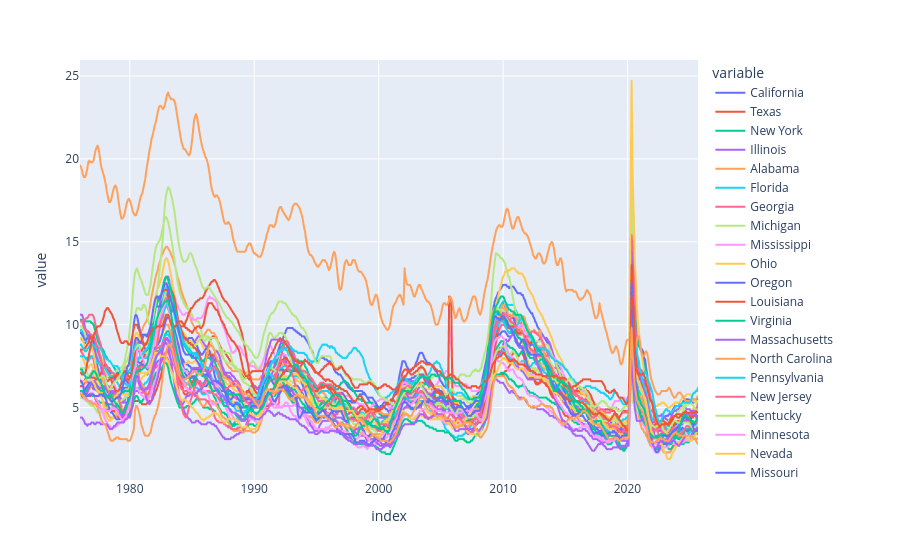

Notebook cell for this chart:
### Code cell
px.line(uemp_states)

### Figure 1 — Plotly figure (JSON) as saved in the notebook; plotly's stock layout.template omitted (floating-point values rounded to 4 significant figures; data arrays with more than 128 entries replaced by an {"elided": "..."} marker saying what was removed)
{"data": [{"hovertemplate": "variable=California<br>index=%{x}<br>value=%{y}<extra></extra>", "legendgroup": "California", "line": {"color": "#636efa", "dash": "solid"}, "marker": {"symbol": "circle"}, "mode": "lines", "name": "California", "showlegend": true, "type": "scattergl", "x": {"elided": "595 str values"}, "xaxis": "x", "y": {"elided": "595 float values"}, "yaxis": "y"}, {"hovertemplate": "variable=Texas<br>index=%{x}<br>value=%{y}<extra></extra>", "legendgroup": "Texas", "line": {"color": "#EF553B", "dash": "solid"}, "marker": {"symbol": "circle"}, "mode": "lines", "name": "Texas", "showlegend": true, "type": "scattergl", "x": {"elided": "595 str values"}, "xaxis": "x", "y": {"elided": "595 float values"}, "yaxis": "y"}, {"hovertemplate": "variable=New York<br>index=%{x}<br>value=%{y}<extra></extra>", "legendgroup": "New York", "line": {"color": "#00cc96", "dash": "solid"}, "marker": {"symbol": "circle"}, "mode": "lines", "name": "New York", "showlegend": true, "type": "scattergl", "x": {"elided": "595 str values"}, "xaxis": "x", "y": {"elided": "595 float values"}, "yaxis": "y"}, {"hovertemplate": "variable=Illinois<br>index=%{x}<br>value=%{y}<extra></extra>", "legendgroup": "Illinois", "line": {"color": "#ab63fa", "dash": "solid"}, "marker": {"symbol": "circle"}, "mode": "lines", "name": "Illinois", "showlegend": true, "type": "scattergl", "x": {"elided": "595 str values"}, "xaxis": "x", "y": {"elided": "595 float values"}, "yaxis": "y"}, {"hovertemplate": "variable=Alabama<br>index=%{x}<br>value=%{y}<extra></extra>", "legendgroup": "Alabama", "line": {"color": "#FFA15A", "dash": "solid"}, "marker": {"symbol": "circle"}, "mode": "lines", "name": "Alabama", "showlegend": true, "type": "scattergl", "x": {"elided": "595 str values"}, "xaxis": "x", "y": {"elided": "595 float values"}, "yaxis": "y"}, {"hovertemplate": "variable=Florida<br>index=%{x}<br>value=%{y}<extra></extra>", "legendgroup": "Florida", "line": {"color": "#19d3f3", "dash": "solid"}, "marker": {"symbol": "circle"}, "mode": "lines", "name": "Florida", "showlegend": true, "type": "scattergl", "x": {"elided": "595 str values"}, "xaxis": "x", "y": {"elided": "595 float values"}, "yaxis": "y"}, {"hovertemplate": "variable=Georgia<br>index=%{x}<br>value=%{y}<extra></extra>", "legendgroup": "Georgia", "line": {"color": "#FF6692", "dash": "solid"}, "marker": {"symbol": "circle"}, "mode": "lines", "name": "Georgia", "showlegend": true, "type": "scattergl", "x": {"elided": "595 str values"}, "xaxis": "x", "y": {"elided": "595 float values"}, "yaxis": "y"}, {"hovertemplate": "variable=Michigan<br>index=%{x}<br>value=%{y}<extra></extra>", "legendgroup": "Michigan", "line": {"color": "#B6E880", "dash": "solid"}, "marker": {"symbol": "circle"}, "mode": "lines", "name": "Michigan", "showlegend": true, "type": "scattergl", "x": {"elided": "595 str values"}, "xaxis": "x", "y": {"elided": "595 float values"}, "yaxis": "y"}, {"hovertemplate": "variable=Mississippi<br>index=%{x}<br>value=%{y}<extra></extra>", "legendgroup": "Mississippi", "line": {"color": "#FF97FF", "dash": "solid"}, "marker": {"symbol": "circle"}, "mode": "lines", "name": "Mississippi", "showlegend": true, "type": "scattergl", "x": {"elided": "595 str values"}, "xaxis": "x", "y": {"elided": "595 float values"}, "yaxis": "y"}, {"hovertemplate": "variable=Ohio<br>index=%{x}<br>value=%{y}<extra></extra>", "legendgroup": "Ohio", "line": {"color": "#FECB52", "dash": "solid"}, "marker": {"symbol": "circle"}, "mode": "lines", "name": "Ohio", "showlegend": true, "type": "scattergl", "x": {"elided": "595 str values"}, "xaxis": "x", "y": {"elided": "595 float values"}, "yaxis": "y"}, {"hovertemplate": "variable=Oregon<br>index=%{x}<br>value=%{y}<extra></extra>", "legendgroup": "Oregon", "line": {"color": "#636efa", "dash": "solid"}, "marker": {"symbol": "circle"}, "mode": "lines", "name": "Oregon", "showlegend": true, "type": "scattergl", "x": {"elided": "595 str values"}, "xaxis": "x", "y": {"elided": "595 float values"}, "yaxis": "y"}, {"hovertemplate": "variable=Louisiana<br>index=%{x}<br>value=%{y}<extra></extra>", "legendgroup": "Louisiana", "line": {"color": "#EF553B", "dash": "solid"}, "marker": {"symbol": "circle"}, "mode": "lines", "name": "Louisiana", "showlegend": true, "type": "scattergl", "x": {"elided": "595 str values"}, "xaxis": "x", "y": {"elided": "595 float values"}, "yaxis": "y"}, {"hovertemplate": "variable=Virginia<br>index=%{x}<br>value=%{y}<extra></extra>", "legendgroup": "Virginia", "line": {"color": "#00cc96", "dash": "solid"}, "marker": {"symbol": "circle"}, "mode": "lines", "name": "Virginia", "showlegend": true, "type": "scattergl", "x": {"elided": "595 str values"}, "xaxis": "x", "y": {"elided": "595 float values"}, "yaxis": "y"}, {"hovertemplate": "variable=Massachusetts<br>index=%{x}<br>value=%{y}<extra></extra>", "legendgroup": "Massachusetts", "line": {"color": "#ab63fa", "dash": "solid"}, "marker": {"symbol": "circle"}, "mode": "lines", "name": "Massachusetts", "showlegend": true, "type": "scattergl", "x": {"elided": "595 str values"}, "xaxis": "x", "y": {"elided": "595 float values"}, "yaxis": "y"}, {"hovertemplate": "variable=North Carolina<br>index=%{x}<br>value=%{y}<extra></extra>", "legendgroup": "North Carolina", "line": {"color": "#FFA15A", "dash": "solid"}, "marker": {"symbol": "circle"}, "mode": "lines", "name": "North Carolina", "showlegend": true, "type": "scattergl", "x": {"elided": "595 str values"}, "xaxis": "x", "y": {"elided": "595 float values"}, "yaxis": "y"}, {"hovertemplate": "variable=Pennsylvania<br>index=%{x}<br>value=%{y}<extra></extra>", "legendgroup": "Pennsylvania", "line": {"color": "#19d3f3", "dash": "solid"}, "marker": {"symbol": "circle"}, "mode": "lines", "name": "Pennsylvania", "showlegend": true, "type": "scattergl", "x": {"elided": "595 str values"}, "xaxis": "x", "y": {"elided": "595 float values"}, "yaxis": "y"}, {"hovertemplate": "variable=New Jersey<br>index=%{x}<br>value=%{y}<extra></extra>", "legendgroup": "New Jersey", "line": {"color": "#FF6692", "dash": "solid"}, "marker": {"symbol": "circle"}, "mode": "lines", "name": "New Jersey", "showlegend": true, "type": "scattergl", "x": {"elided": "595 str values"}, "xaxis": "x", "y": {"elided": "595 float values"}, "yaxis": "y"}, {"hovertemplate": "variable=Kentucky<br>index=%{x}<br>value=%{y}<extra></extra>", "legendgroup": "Kentucky", "line": {"color": "#B6E880", "dash": "solid"}, "marker": {"symbol": "circle"}, "mode": "lines", "name": "Kentucky", "showlegend": true, "type": "scattergl", "x": {"elided": "595 str values"}, "xaxis": "x", "y": {"elided": "595 float values"}, "yaxis": "y"}, {"hovertemplate": "variable=Minnesota<br>index=%{x}<br>value=%{y}<extra></extra>", "legendgroup": "Minnesota", "line": {"color": "#FF97FF", "dash": "solid"}, "marker": {"symbol": "circle"}, "mode": "lines", "name": "Minnesota", "showlegend": true, "type": "scattergl", "x": {"elided": "595 str values"}, "xaxis": "x", "y": {"elided": "595 float values"}, "yaxis": "y"}, {"hovertemplate": "variable=Nevada<br>index=%{x}<br>value=%{y}<extra></extra>", "legendgroup": "Nevada", "line": {"color": "#FECB52", "dash": "solid"}, "marker": {"symbol": "circle"}, "mode": "lines", "name": "Nevada", "showlegend": true, "type": "scattergl", "x": {"elided": "595 str values"}, "xaxis": "x", "y": {"elided": "595 float values"}, "yaxis": "y"}, {"hovertemplate": "variable=Missouri<br>index=%{x}<br>value=%{y}<extra></extra>", "legendgroup": "Missouri", "line": {"color": "#636efa", "dash": "solid"}, "marker": {"symbol": "circle"}, "mode": "lines", "name": "Missouri", "showlegend": true, "type": "scattergl", "x": {"elided": "595 str values"}, "xaxis": "x", "y": {"elided": "595 float values"}, "yaxis": "y"}, {"hovertemplate": "variable=Washington<br>index=%{x}<br>value=%{y}<extra></extra>", "legendgroup": "Washington", "line": {"color": "#EF553B", "dash": "solid"}, "marker": {"symbol": "circle"}, "mode": "lines", "name": "Washington", "showlegend": true, "type": "scattergl", "x": {"elided": "595 str values"}, "xaxis": "x", "y": {"elided": "595 float values"}, "yaxis": "y"}, {"hovertemplate": "variable=Tennessee<br>index=%{x}<br>value=%{y}<extra></extra>", "legendgroup": "Tennessee", "line": {"color": "#00cc96", "dash": "solid"}, "marker": {"symbol": "circle"}, "mode": "lines", "name": "Tennessee", "showlegend": true, "type": "scattergl", "x": {"elided": "595 str values"}, "xaxis": "x", "y": {"elided": "595 float values"}, "yaxis": "y"}, {"hovertemplate": "variable=Colorado<br>index=%{x}<br>value=%{y}<extra></extra>", "legendgroup": "Colorado", "line": {"color": "#ab63fa", "dash": "solid"}, "marker": {"symbol": "circle"}, "mode": "lines", "name": "Colorado", "showlegend": true, "type": "scattergl", "x": {"elided": "595 str values"}, "xaxis": "x", "y": {"elided": "595 float values"}, "yaxis": "y"}, {"hovertemplate": "variable=Puerto Rico<br>index=%{x}<br>value=%{y}<extra></extra>", "legendgroup": "Puerto Rico", "line": {"color": "#FFA15A", "dash": "solid"}, "marker": {"symbol": "circle"}, "mode": "lines", "name": "Puerto Rico", "showlegend": true, "type": "scattergl", "x": {"elided": "595 str values"}, "xaxis": "x", "y": {"elided": "595 float values"}, "yaxis": "y"}, {"hovertemplate": "variable=the District of Columbia<br>index=%{x}<br>value=%{y}<extra></extra>", "legendgroup": "the District of Columbia", "line": {"color": "#19d3f3", "dash": "solid"}, "marker": {"symbol": "circle"}, "mode": "lines", "name": "the District of Columbia", "showlegend": true, "type": "scattergl", "x": {"elided": "595 str values"}, "xaxis": "x", "y": {"elided": "595 float values"}, "yaxis": "y"}, {"hovertemplate": "variable=Arizona<br>index=%{x}<br>value=%{y}<extra></extra>", "legendgroup": "Arizona", "line": {"color": "#FF6692", "dash": "solid"}, "marker": {"symbol": "circle"}, "mode": "lines", "name": "Arizona", "showlegend": true, "type": "scattergl", "x": {"elided": "595 str values"}, "xaxis": "x", "y": {"elided": "595 float values"}, "yaxis": "y"}, {"hovertemplate": "variable=West Virginia<br>index=%{x}<br>value=%{y}<extra></extra>", "legendgroup": "West Virginia", "line": {"color": "#B6E880", "dash": "solid"}, "marker": {"symbol": "circle"}, "mode": "lines", "name": "West Virginia", "showlegend": true, "type": "scattergl", "x": {"elided": "595 str values"}, "xaxis": "x", "y": {"elided": "595 float values"}, "yaxis": "y"}, {"hovertemplate": "variable=Wisconsin<br>index=%{x}<br>value=%{y}<extra></extra>", "legendgroup": "Wisconsin", "line": {"color": "#FF97FF", "dash": "solid"}, "marker": {"symbol": "circle"}, "mode": "lines", "name": "Wisconsin", "showlegend": true, "type": "scattergl", "x": {"elided": "595 str values"}, "xaxis": "x", "y": {"elided": "595 float values"}, "yaxis": "y"}, {"hovertemplate": "variable=Maryland<br>index=%{x}<br>value=%{y}<extra></extra>", "legendgroup": "Maryland", "line": {"color": "#FECB52", "dash": "solid"}, "marker": {"symbol": "circle"}, "mode": "lines", "name": "Maryland", "showlegend": true, "type": "scattergl", "x": {"elided": "595 str values"}, "xaxis": "x", "y": {"elided": "595 float values"}, "yaxis": "y"}, {"hovertemplate": "variable=Indiana<br>index=%{x}<br>value=%{y}<extra></extra>", "legendgroup": "Indiana", "line": {"color": "#636efa", "dash": "solid"}, "marker": {"symbol": "circle"}, "mode": "lines", "name": "Indiana", "showlegend": true, "type": "scattergl", "x": {"elided": "595 str values"}, "xaxis": "x", "y": {"elided": "595 float values"}, "yaxis": "y"}, {"hovertemplate": "variable=Alaska<br>index=%{x}<br>value=%{y}<extra></extra>", "legendgroup": "Alaska", "line": {"color": "#EF553B", "dash": "solid"}, "marker": {"symbol": "circle"}, "mode": "lines", "name": "Alaska", "showlegend": true, "type": "scattergl", "x": {"elided": "595 str values"}, "xaxis": "x", "y": {"elided": "595 float values"}, "yaxis": "y"}, {"hovertemplate": "variable=South Carolina<br>index=%{x}<br>value=%{y}<extra></extra>", "legendgroup": "South Carolina", "line": {"color": "#00cc96", "dash": "solid"}, "marker": {"symbol": "circle"}, "mode": "lines", "name": "South Carolina", "showlegend": true, "type": "scattergl", "x": {"elided": "595 str values"}, "xaxis": "x", "y": {"elided": "595 float values"}, "yaxis": "y"}, {"hovertemplate": "variable=Iowa<br>index=%{x}<br>value=%{y}<extra></extra>", "legendgroup": "Iowa", "line": {"color": "#ab63fa", "dash": "solid"}, "marker": {"symbol": "circle"}, "mode": "lines", "name": "Iowa", "showlegend": true, "type": "scattergl", "x": {"elided": "595 str values"}, "xaxis": "x", "y": {"elided": "595 float values"}, "yaxis": "y"}, {"hovertemplate": "variable=Oklahoma<br>index=%{x}<br>value=%{y}<extra></extra>", "legendgroup": "Oklahoma", "line": {"color": "#FFA15A", "dash": "solid"}, "marker": {"symbol": "circle"}, "mode": "lines", "name": "Oklahoma", "showlegend": true, "type": "scattergl", "x": {"elided": "595 str values"}, "xaxis": "x", "y": {"elided": "595 float values"}, "yaxis": "y"}], "layout": {"legend": {"title": {"text": "variable"}, "tracegroupgap": 0}, "margin": {"t": 60}, "xaxis": {"anchor": "y", "domain": [0, 1], "title": {"text": "index"}}, "yaxis": {"anchor": "x", "domain": [0, 1], "title": {"text": "value"}}}}
